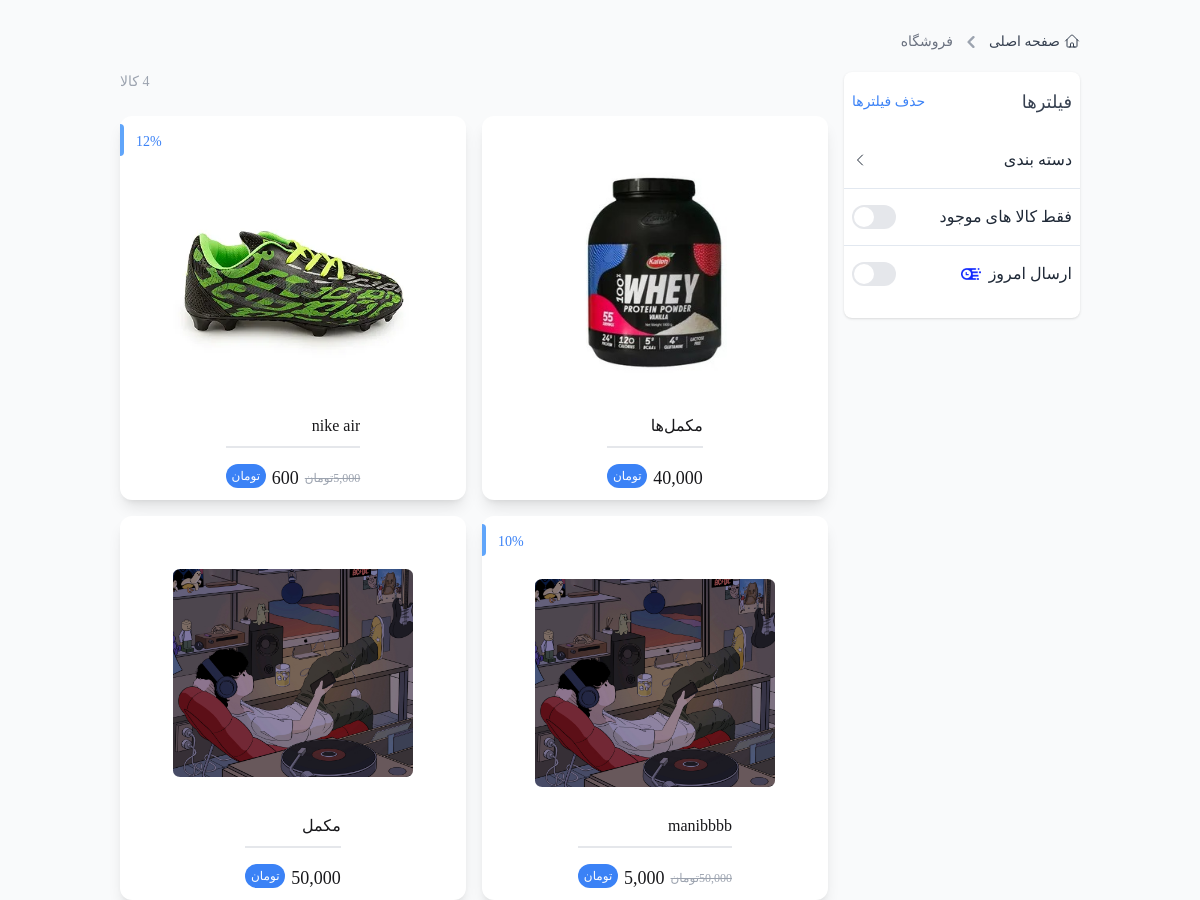
The page /shop/productlist/ on the database its author committed.
### product_module/models.py (models this page shows, shortened)
class Product(models.Model):
    name= models.CharField(max_length=100 , verbose_name='اسم')
    image1 = models.ImageField(upload_to='products/',null=True , blank=True , verbose_name='عکس ها' )
    image2 = models.ImageField(upload_to='products/',null=True , blank=True , verbose_name='عکس ها' )
    image3 = models.ImageField(upload_to='products/',null=True , blank=True , verbose_name='عکس ها' )
    image4 = models.ImageField(upload_to='products/',null=True , blank=True , verbose_name='عکس ها' )
    stock = models.PositiveIntegerField(default=0 , verbose_name='موجودی')
    category = models.ForeignKey(Category, on_delete=models.CASCADE, related_name="products" , null=True, blank=True , verbose_name= 'کتگوری')
    subcategory = models.ForeignKey(SubCategory, on_delete=models.CASCADE, related_name="products" , null=True, blank=True , verbose_name= ' زیر کتگوری')
    is_active= models.BooleanField(default=True , verbose_name='فعال یا غیرفعال؟')
    is_delete= models.BooleanField(default=False , verbose_name='پاک بشه یا نا؟')
    price = models.IntegerField(default=0, db_index=True ,verbose_name='قیمت')
    short_description = models.CharField(max_length=300, null=True , blank=True , verbose_name='توضیحات کوتاه')
    description = models.TextField(null=True , blank=True , verbose_name="توضیح کامل")
    slug = models.SlugField(default='' , blank=True, db_index=True, verbose_name='url عنوان در ')
    created_at = models.DateTimeField(null=True , blank=True, auto_now_add=True)
    off_percent = models.IntegerField(default=0,null=True,blank=True, validators=[MinValueValidator(0),MaxValueValidator(100)],db_index=True , verbose_name='تخفیف درصد')
    is_off = models.BooleanField(default=False,verbose_name='فعال یا غیرفعال؟تخفیف')
    today = models.BooleanField(default=False,verbose_name='ارسال امروز')
    offer =models.BooleanField( default=False,verbose_name=' پیشنهاد شگفت انگیز')
    best_seller=models.BooleanField(default=False, verbose_name='محصولات پرفروش ')
    def get_price(self):
        if self.is_off:
            off_price=self.price * self.off_percent / 100
            return round(off_price)
        return(self.price)
    def get_absolute_url(self):
        return reverse("product_details", args=[self.slug])
    class Meta:
        verbose_name = 'محصول'
        verbose_name_plural = 'محصولات'

### product_module/views.py (the view)
class ProductListView(ListView):
    model = Product
    template_name = 'product_module/shop_page.html'
    context_object_name = 'products'
    paginate_by = 5
    def get_queryset(self):
        base = super().get_queryset()
        data = base.filter(is_active=True)
        category_id = self.request.GET.get("category")
        if category_id:
            data = data.filter(category_id=category_id)
        query = self.request.GET.get("q")
        if query:
            data = data.filter(name__icontains=query)  # سرچ در نام محصول
        in_stock = self.request.GET.get("in_stock")
        if in_stock == "1":
            data = data.filter(stock__gt=0)
        if self.request.GET.get("today_shipping") == "1":
            data = data.filter(today=True)
        return data
    def get_context_data(self, **kwargs):
        context = super().get_context_data(**kwargs)
        context['product_count'] = self.get_queryset().count()
        context['selected_category'] = self.request.GET.get("category")
        context['search_query'] = self.request.GET.get("q", "")
        context['category'] = Category.objects.filter(is_active=True)
        return context

### order_module/context_processors.py (called while the page is built, shortened)
def cart_products(request ):
    order = None
    cart_items = None
    order_details =None
    return {"cart_items": cart_items,
            "order" : order,
            "order_details": order_details,}

### polls/templatetags/poll_extras.py (called while the page is built)
@register.filter(name='three_digits_currency')
def three_digits_currency(value:int):
    return '{:,}'.format(value)

### site_module/context_processors.py (called while the page is built)
def site_settings(request):
    setting = SiteSetting.objects.filter(is_main_setting=True).first()
    return {'site_setting': setting}

### product_module/templates/product_module/shop_page.html (shortened to what this page needs)
{% extends "base_else.html" %}
{% load static %}
{% block content %}
    <main class="container">
        <nav class="flex mt-8" aria-label="Breadcrumb">
            <ol class="inline-flex items-center space-x-1 md:space-x-2 rtl:space-x-reverse">
                <li class="inline-flex items-center">
                    <a href="{% url "home" %}"
                        class="inline-flex items-center text-sm gap-x-1  text-gray-700 hover:text-blue-600 dark:text-gray-400 dark:hover:text-white">
                        <svg class="size-4 mb-0.5">
                            <use href="#home" />
                        </svg>
                        صفحه اصلی
                    </a>
                </li>
                <li aria-current="page">
                    <div class="flex items-center">
                        <svg class="rtl:rotate-180 w-3 h-3 text-gray-400 mx-1" aria-hidden="true"
                            xmlns="http://www.w3.org/2000/svg" fill="none" viewBox="0 0 6 10">
                            <path stroke="currentColor" stroke-linecap="round" stroke-linejoin="round" stroke-width="2"
                                d="m1 9 4-4-4-4" />
                        </svg>
                        <span class="ms-1 text-sm  text-gray-500 md:ms-2 dark:text-gray-400">فروشگاه</span>
                    </div>
                </li>
            </ol>
        </nav>
        <div class="flex flex-col lg:flex-row gap-4 mt-5">
            <div
                class="lg:sticky top-1 h-fit lg:w-1/4 hidden lg:flex flex-col gap-y-4 items-center shadow rounded-lg py-4 dark:bg-gray-800 bg-white">
                <div class="flex items-center justify-between w-full px-2 xl:px-4">
                    <span class="flex items-center gap-x-1">
                        <p class="font-DanaMedium text-gray-700 dark:text-gray-200 text-lg">فیلترها
                        </p>
                    </span>
                    <a href={% url "shop" %} class="text-blue-500 dark:text-blue-400 text-sm cursor-pointer"> حذف فیلتر‌ها</a>
                </div>
                <div class="w-full divide-y divide-slate-200 dark:divide-gray-700/20">
                    <div class="">
                        <button onclick="toggleAccordion(1)"
                            class="w-full flex justify-between items-center px-2 xl:px-4 pt-4 mb-4 text-gray-800 dark:text-gray-100">
                            <span>دسته بندی </span>
                            <span id="icon-1" class="text-gray-800 dark:text-gray-100">
                                <svg class="size-4 transition-transform duration-300">
                                    <use href="#chevron-left"></use>
                                </svg>
                            </span>
                        </button>
                    </div>
                    <form method="get" action="{% url 'shop' %}" class="w-full justify-between flex items-center gap-x-3 px-2 xl:px-4 py-4" dir="ltr">
                        <label for="hs-valid-toggle-switch" class="relative inline-block w-11 h-6 cursor-pointer">
                            <span class="absolute inset-0 bg-gray-200 rounded-full transition-colors duration-200 ease-in-out peer-checked:bg-blue-500 dark:bg-neutral-700 dark:peer-checked:bg-blue-500"></span>
                            <span class="absolute top-1/2 start-0.5 -translate-y-1/2 size-5 bg-white rounded-full shadow-xs transition-transform duration-200 ease-in-out peer-checked:translate-x-full dark:bg-neutral-400 dark:peer-checked:bg-white"></span>
                        </label>
                        <label for="hs-valid-toggle-switch" class="text-gray-800 dark:text-gray-100">
                            فقط کالا های موجود
                        </label>
                    </form>
                    <form method="get" action="{% url 'shop' %}"
                        class="w-full justify-between flex items-center gap-x-3 py-4 px-2 xl:px-4" dir="ltr">
                        <label for="hs-valid-toggle-switch2" class="relative inline-block w-11 h-6 cursor-pointer">
                            <span class="absolute inset-0 bg-gray-200 rounded-full transition-colors duration-200 ease-in-out peer-checked:bg-blue-500 dark:bg-neutral-700 dark:peer-checked:bg-blue-500"></span>
                            <span class="absolute top-1/2 start-0.5 -translate-y-1/2 size-5 bg-white rounded-full shadow-xs transition-transform duration-200 ease-in-out peer-checked:translate-x-full dark:bg-neutral-400 dark:peer-checked:bg-white"></span>
                        </label>
                        <label for="hs-valid-toggle-switch2"
                            class="text-gray-800 dark:text-gray-100 flex items-center gap-x-2">
                            <img class="size-5" src={% static "images/svg/time.png" %} alt="">
                            ارسال امروز
                        </label>
                    </form>
                </div>
            </div>
            <div class="lg:w-3/4">
                <div class="hidden lg:flex items-center justify-end  mb-6">
                    <span class="text-sm text-gray-400 text-left"> {{product_count}} کالا</span>
                </div>
                <div class="grid grid-cols-1 xxs:grid-cols-2 xs:grid-cols-2 sm:grid-cols-2 xl:grid-cols-3 gap-3 xs:gap-2 sm:gap-4">
                    {% for product in products %}
                        {% include "product_module/includes/product_list_cart.html" %}
                    {% endfor %}
                </div>
            </div>
        </div>
    </main>
{% endblock content %}

### product_module/templates/product_module/includes/product_list_cart.html (shortened to what this page needs)
{% load static %}
{% load poll_extras %}
                    <div class=" product-card group">
                        <div class="product-card_header">
                             {% if product.is_off %}
                                <span class="product-card_badge">{{product.off_percent}}%</span>
                                {% endif %}
                        </div>
                        <a href="{{product.get_absolute_url}}">
                            <img class="product-card_img group-hover:opacity-0 absolute" src={{product.image1.url}}
                                alt="">
                        </a>
                        <div class="space-y-2">
                            <a href="{{product.get_absolute_url}}" class="product-card_link">
                                {{product.name}}
                            </a>
                            <div class="product-card_price-wrapper">
                                <div class="product-card_price">
                                    {% if product.is_off %}<del> {{product.price|three_digits_currency}}<h6>تومان</h6></del><p>{{product.get_price|three_digits_currency}}</p>{% else %} <p>{{product.price |three_digits_currency}}</p>{% endif %}
                                    <span>تومان</span>
                                </div>
                            </div>
                        </div>
                    </div>

### rows shown on the page
Product: image1 (picture), name "مکمل‌ها", price|three_digits_currency "40,000"
Product: off_percent "12", image1 (picture), name "nike air", price|three_digits_currency "5,000", get_price|three_digits_currency "600"
Product: off_percent "10", image1 (picture), name "manibbbb", price|three_digits_currency "50,000", get_price|three_digits_currency "5,000"
Product: image1 (picture), name "مکمل‌", price|three_digits_currency "50,000"

### other values the page prints
{{ product_count }} "4"
